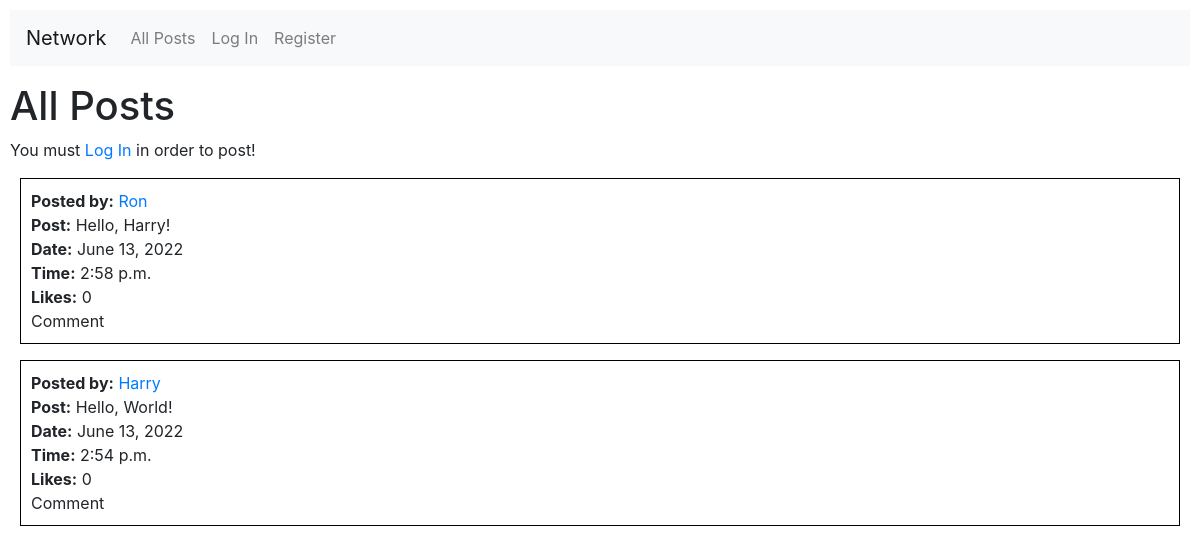
The app's page /, older data.
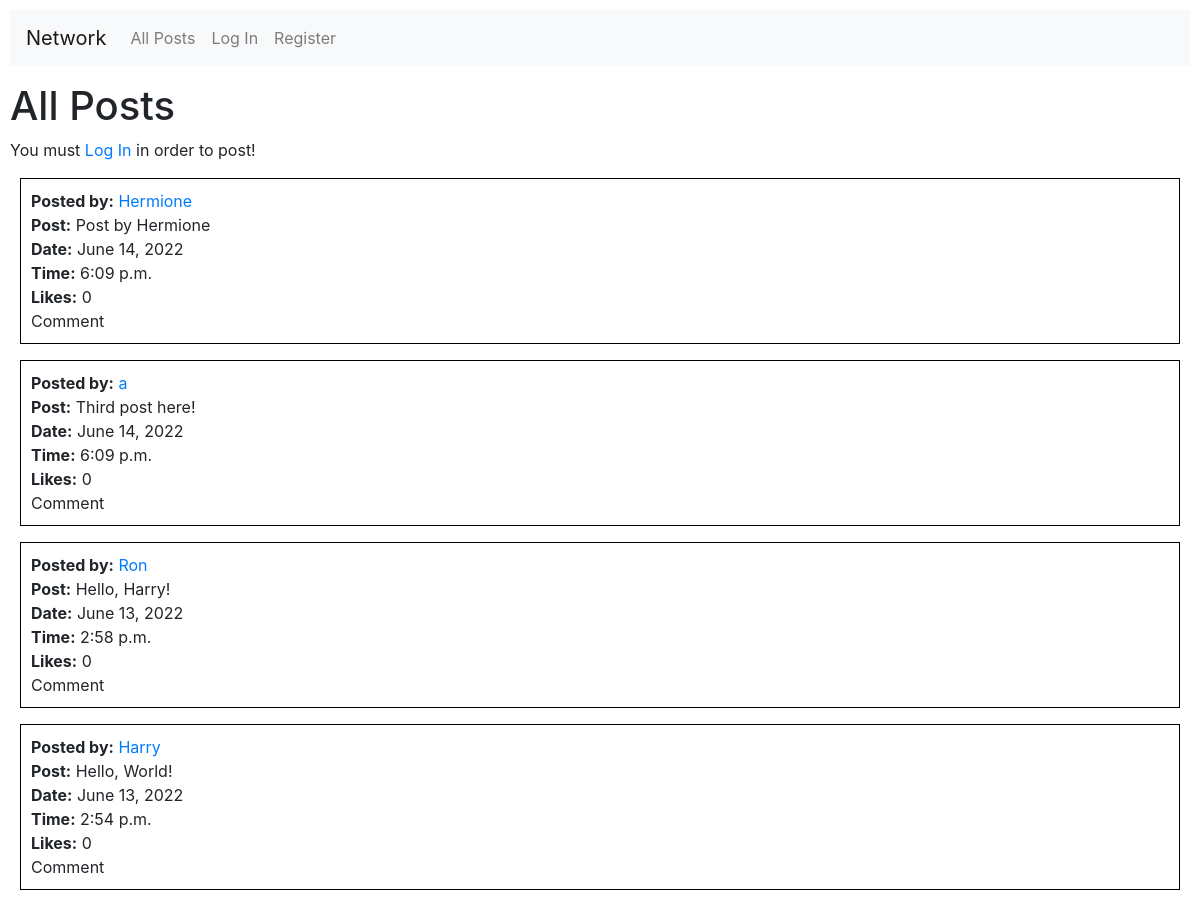
The same page, newer data.
### network/models.py (models this page shows, shortened)
class Post(models.Model):
    userid = models.ForeignKey(User, on_delete=models.CASCADE, related_name="user")
    post = models.TextField(max_length=500)
    datetime = models.DateTimeField(default=datetime.now)
    likes = models.IntegerField(default=0)

class User(AbstractUser):
    pass

### network/views.py (the view)
# urls.py: path("", views.index, name="index"),
def index(request):
    if request.method == "POST":
        posted = request.POST["posted"]
        user = request.user
        post = posted
        now = datetime.now()
        likes = 0
        newpost = Post(userid=user, post=post, datetime=now, likes=likes)
        newpost.save()
        return render(request, "network/index.html", {
            "posts": Post.objects.all().order_by('-id'),
            "posted": posted,
        })
    else:
        return render(request, "network/index.html", {
            "posts": Post.objects.all().order_by('-id')
        })

### network/templates/network/index.html (shortened to what this page needs)
{% extends "network/layout.html" %}
{% block body %}
    <h1>All Posts</h1>
    {% if user.is_authenticated %}
    <div class="subdiv">
        <h3>New Post</h3>
        <form action="{% url 'index' %}" method="post">
            {% csrf_token %}
            <textarea class="form-control" name="posted" rows="3" required></textarea >
            <p></p>
            <button type="submit" class="btn btn-primary mb-2">Post</button>
        </form>
    </div>
    {% else %}
    <div>
        You must <a href="{% url 'login' %}">Log In</a> in order to post!
    </div>
    {% endif %}
    {% for post in posts %}
    <div class="subdiv">
        <b>Posted by:</b> <a href="{% url 'profile_page' post.userid.username %}">{{ post.userid.username }}</a>
        <br>
        <b>Post:</b> {{ post.post }}
        <br>
        <b>Date:</b> {{ post.datetime.date }}
        <br>
        <b>Time:</b> {{ post.datetime.time }}
        <br>
        <b>Likes:</b> {{ post.likes }}
        <br>
        Comment
        <br>
    </div>
    {% empty %}
        We haven't found any post!
    {% endfor %}
{% endblock %}

### network/templates/network/layout.html (shortened to what this page needs)
{% load static %}
<!DOCTYPE html>
<html lang="en">
    <head>
        <link rel="stylesheet" href="https://stackpath.bootstrapcdn.com/bootstrap/4.4.1/css/bootstrap.min.css">
        <link href="{% static 'network/styles.css' %}" rel="stylesheet">
    </head>
    <body>
        <nav class="navbar navbar-expand-lg navbar-light bg-light">
            <a class="navbar-brand" href="#">Network</a>
            <div>
              <ul class="navbar-nav mr-auto">
                <li class="nav-item">
                  <a class="nav-link" href="{% url 'index' %}">All Posts</a>
                </li>
                {% if user.is_authenticated %}
                    <li class="nav-item">
                        <a class="nav-link" href="#">Following</a>
                    </li>
                    <li class="nav-item">
                        <a class="nav-link" href="{% url 'logout' %}">Log Out</a>
                    </li>
                {% else %}
                    <li class="nav-item">
                        <a class="nav-link" href="{% url 'login' %}">Log In</a>
                    </li>
                    <li class="nav-item">
                        <a class="nav-link" href="{% url 'register' %}">Register</a>
                    </li>
                {% endif %}
              </ul>
            </div>
          </nav>
        <div class="body">
            {% block body %}
            {% endblock %}
        </div>
    </body>
</html>

### network/static/network/styles.css (style rules this page uses)
body { padding: 10px; }
.subdiv { border: black; border-width: 1px; border-style: solid; margin: 10px; padding: 10px; }

Row changes from the older to the newer data that the page shows:
added Post: userid.username "Hermione", post "Post by Hermione", datetime "June 14, 2022", datetime.time "6:09 p.m.", likes "0"
added Post: userid.username "a", post "Third post here!", datetime "June 14, 2022", datetime.time "6:09 p.m.", likes "0"
